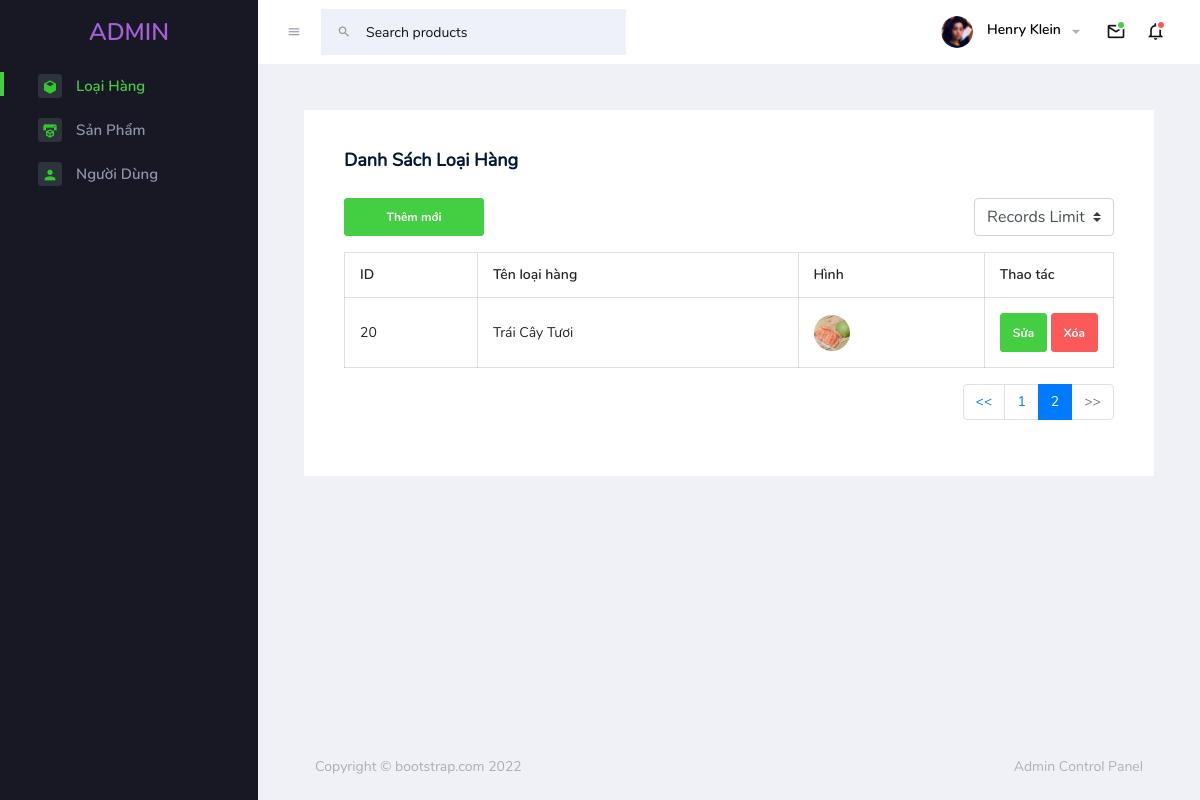
The app's page /admin/index.php?tab=1&act=listLH&page=2 with its own data.
### tables this page shows
CREATE TABLE `loaihang` (
  `id` int(11) NOT NULL,
  `hinh` varchar(255) DEFAULT NULL,
  `tenLoaiHang` varchar(255) NOT NULL
);

### models/pdo.php (called while the page is built, shortened)
<?php
    function pdo_get_connection(){
        $servername = "localhost";
        $username = "root";
        $password = "";
        try {
        $conn = new PDO("mysql:host=$servername;dbname=duan1", $username, $password);
        $conn->setAttribute(PDO::ATTR_ERRMODE, PDO::ERRMODE_EXCEPTION);
        return $conn;
        } catch(PDOException $e) {
        echo "Lỗi kết nối: " . $e->getMessage();
        }
    }
    function pdo_query($sql){
        $sql_args = array_slice(func_get_args(), 1);
        try{
            $conn = pdo_get_connection();
            $stmt = $conn->prepare($sql);
            $stmt->execute($sql_args);
            $rows = $stmt->fetchAll();
            return $rows;
        }
        catch(PDOException $e){
            throw $e;
        }
        finally{
            unset($conn);
        }
    }
?>

### admin/loaiHang/list.php (the view, shortened to what this page needs)
<?php
    $limit = isset($_SESSION['records-limit']) ? $_SESSION['records-limit'] : 5;
    $page = (isset($_GET['page']) && is_numeric($_GET['page']) ) ? $_GET['page'] : 1;
    $paginationStart = ($page - 1) * $limit;
    $listLH = pdo_query("SELECT * FROM loaihang LIMIT $paginationStart, $limit");
    $sql = pdo_query("SELECT count(id) AS id FROM loaihang");
    $allRecrods = $sql[0]['id'];
    $totoalPages = ceil($allRecrods / $limit);
    $prev = $page - 1;
    $next = $page + 1;
?>
<div class="main-panel">
    <div class="content-wrapper">
        <div class="row">
            <div class="col-lg-12 grid-margin stretch-card">
                <div class="card">
                    <div class="card-body">
                        <h4 class="card-title">Danh sách loại hàng</h4>
                        <div class="d-flex justify-content-between align-items-center mb-3">
                            <a href="index.php?tab=1&act=addLHForm"><button class="btn btn-success" style="min-width: 140px;">Thêm mới</button></a>
                            <div class="d-flex flex-row-reverse bd-highlight ">
                                <form action="index.php?tab=1&act=listLH" method="post">
                                    <select name="records-limit" id="records-limit" class="custom-select">
                                        <option disabled selected>Records Limit</option>
                                    </select>
                                </form>
                            </div>
                        </div>
                        <table class="table table-bordered">
                            <thead>
                                <tr>
                                    <th>ID </th>
                                    <th>Tên loại hàng</th>
                                    <th>Hình</th>
                                    <th style="width: 8.33%">Thao tác</th>
                                </tr>
                            </thead>
                            <tbody>
                                <?php
                                    foreach ($listLH as $lh) {
                                        $editHref = "index.php?tab=1&act=editLHForm&id=".$lh["id"];
                                        $deleteHref = "index.php?tab=1&act=deleteLH&id=".$lh["id"];
                                        $img = "<img src='../images/loaiHang/".$lh["hinh"]."' />";
                                        echo '<tr>
                                                <td> '.$lh["id"].' </td>
                                                <td> '.$lh["tenLoaiHang"].' </td>
                                                <td> '.$img.' </td>
                                                <td>
                                                    <a href='.$editHref.'><input type="button" class="btn btn-success" value="Sửa"></input></a>
                                                    <a href='.$deleteHref.'><input type="button" class="btn btn-danger" value="Xóa"></input></a>
                                                </td>
                                              </tr>';
                                    }
                                ?>
                            </tbody>
                        </table>
                        <nav class="mt-3 float-right">
                            <ul class="pagination justify-content-center">
                                <li class="page-item text-center <?php if($page <= 1){ echo 'disabled'; } ?>">
                                    <a class="page-link"
                                        href="<?php if($page <= 1){ echo '#'; } else { echo "?tab=1&act=listLH&page=" . $prev; } ?>"><<</a>
                                </li>
                                <?php for($i = 1; $i <= $totoalPages; $i++ ): ?>
                                <li class="page-item <?php if($page == $i) {echo 'active'; } ?>">
                                    <a class="page-link" href="index.php?tab=1&act=listLH&page=<?= $i; ?>"> <?= $i; ?> </a>
                                </li>
                                <?php endfor; ?>
                                <li class="page-item text-center <?php if($page >= $totoalPages) { echo 'disabled'; } ?>">
                                    <a class="page-link"
                                        href="<?php if($page >= $totoalPages){ echo '#'; } else {echo "?tab=1&act=listLH&page=". $next; } ?>">>></a>
                                </li>
                            </ul>
                        </nav>
                    </div>
                </div>
            </div>
        </div>
    </div>
    <footer class="footer">
        <div class="footer-inner-wraper">
            <div class="d-sm-flex justify-content-center justify-content-sm-between">
                <span class="text-muted d-block text-center text-sm-left d-sm-inline-block">Copyright ©
                    bootstrap.com
                    2022</span>
                <span class="float-none float-sm-right d-block mt-1 mt-sm-0 text-center"> Admin Control Panel </span>
            </div>
        </div>
    </footer>
</div>

### records on screen
loaihang: id "20", tenLoaiHang "Trái Cây Tươi", hinh (picture)

### other values on screen
$menu->displayName "Loại Hàng"
$menu->displayName "Sản Phẩm"
$menu->displayName "Người Dùng"
